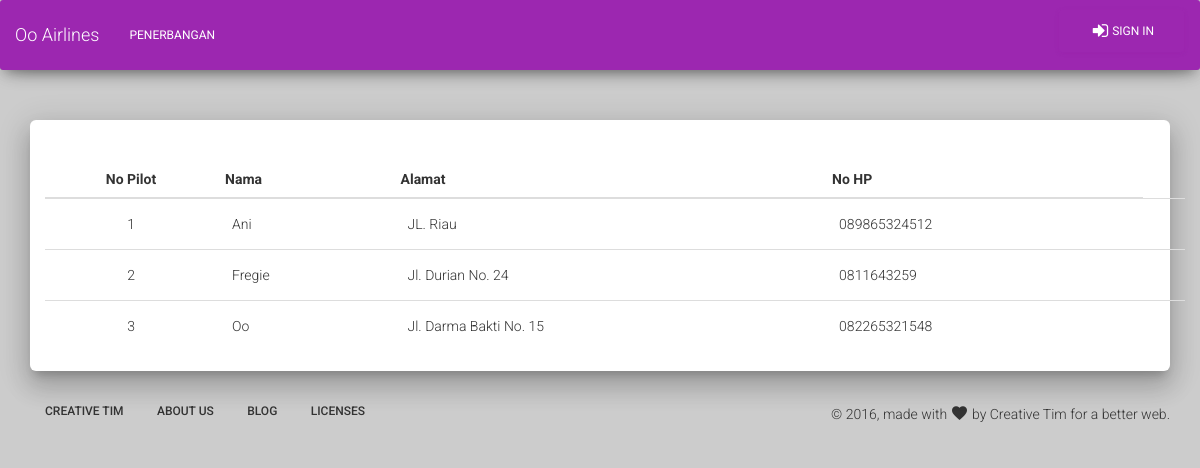
The page /index.php/pilot on the database its author committed.
### tables this page shows
CREATE TABLE `pilot` (
  `id_pilot` int(11) NOT NULL,
  `nama_pilot` varchar(255) NOT NULL,
  `alamat_pilot` varchar(255) NOT NULL,
  `no_hp_pilot` varchar(255) NOT NULL
);

### application/controllers/Pilot.php (called while the page is built, shortened)
<?php
class pilot extends CI_Controller
{
	function __construct()
	{
		$this->load->model('pilot_model');
	}
	function index()
	{
		$data['pilot']=$this->pilot_model->ambil_data_pilot();
		$this->load->view('pilot/pilot_list',$data);
	}
}
?>

### index.php (called while the page is built, shortened)
<?php
require_once BASEPATH.'core/CodeIgniter.php';

### application/models/pilot_model.php (called while the page is built, shortened)
<?php
class pilot_model extends CI_model
{
	public $nama_table = "pilot";
	function ambil_data_pilot() {
 		return $this->db->get($this->nama_table)->result();
	}
}
?>

### application/views/pilot/pilot_list.php (the view, shortened to what this page needs)
<div class="wrapper">
	<div class="main main-raised" style="margin-top: 50px;">
		<div class="container">
			<div class="row">
				<div class="col-md-12 text-right" style="margin-top: 30px; margin-bottom: 10px;">
				</div>
			</div>
			<table class="table">
				<thead>
					<tr>
						<th class="text-center">No Pilot</th>
						<th>Nama</th>
						<th>Alamat</th>
						<th>No HP</th>
					</tr>
				</thead>
				<tbody>
					<?php foreach ($pilot as $key => $value) {?>
					<tr>
						<td class="text-center" style="padding: 15px 15px 15px 15px;"><?php echo $key+1; ?></td>
						<td style="padding: 15px 15px 15px 15px;"><?php echo $value->nama_pilot; ?></td>
						<td style="padding: 15px 15px 15px 15px;"><?php echo $value->alamat_pilot; ?></td>
						<td style="padding: 15px 15px 15px 15px;"><?php echo $value->no_hp_pilot; ?></td>
						<td class="td-actions text-left">
						</td>
					</tr>
					<?php } ?>
				</tbody>
			</table>
		</div>
	</div>
</div>

### rows shown on the page
pilot: nama_pilot "Ani", alamat_pilot "JL. Riau", no_hp_pilot "089865324512"
pilot: nama_pilot "Fregie", alamat_pilot "Jl. Durian No. 24", no_hp_pilot "0811643259"
pilot: nama_pilot "Oo", alamat_pilot "Jl. Darma Bakti No. 15", no_hp_pilot "082265321548"
